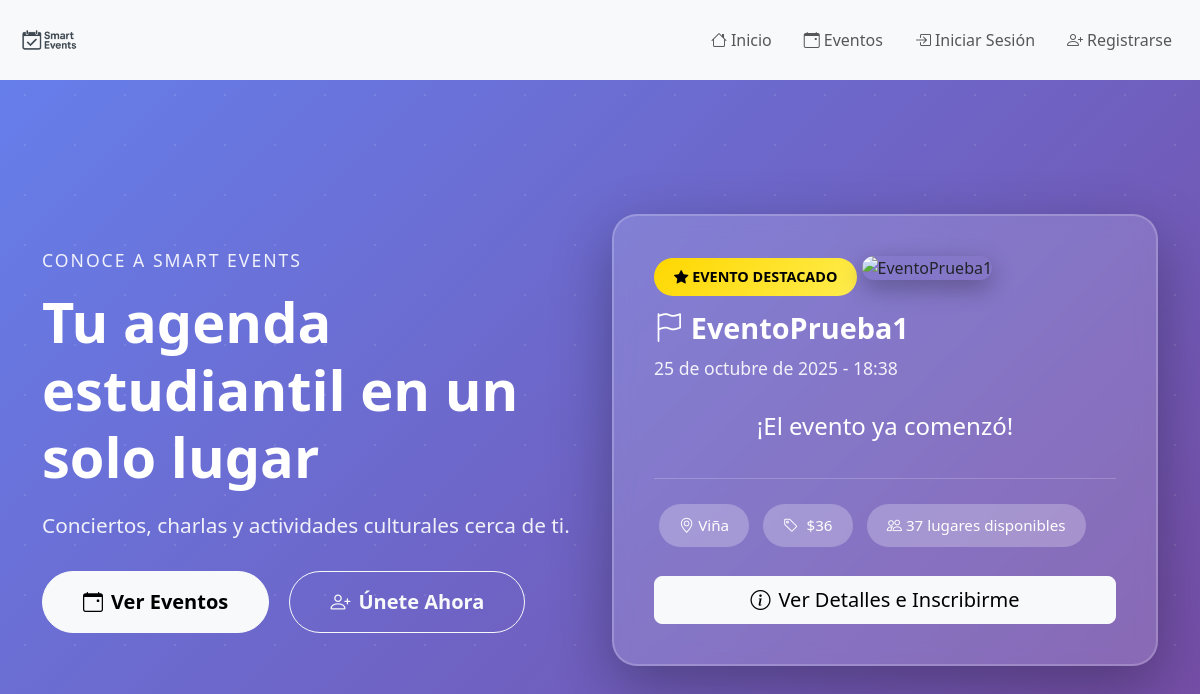
The page / on the database its author committed.
### events/models.py (models this page shows, shortened)
class Event(models.Model):
  event_name = models.CharField("Name of the event",max_length=254)
  pub_date = models.DateTimeField("Date published")
  event_date = models.DateField("Event date")
  starts_at = models.TimeField("Start time of event")
  ends_at = models.TimeField("End time of event")
  location = models.CharField(max_length=254)
  description = models.CharField(max_length=254)
  price = models.IntegerField()
  capacity = models.PositiveIntegerField(
    null=True, blank=True,
    help_text="Deja en blanco para capacidad ilimitada."
  )
  attendees = models.ManyToManyField(
    settings.AUTH_USER_MODEL,
    related_name='events_attending',
    blank=True
  )
  is_featured = models.BooleanField(
    "Evento Destacado",
    default=False,
    help_text="Solo puede haber un evento destacado a la vez"
  )
  image_base64 = models.TextField(
    "Imagen del Evento",
    blank=True,
    null=True,
    help_text="Imagen en formato base64"
  )
  @property
  def remaining_slots(self):
    if self.capacity is None:
        return None  # ilimitado
    used = self.attendees.count()
    return max(0, self.capacity - used)

### events/views.py (the view)
# urls.py: 2. Add a URL to urlpatterns:  path('', views.home, name='home')
def home(request):
    featured_event = Event.objects.filter(is_featured=True).first()
    return render(request, 'events/main.html', {'featured_event': featured_event})

### events/templates/events/main.html (shortened to what this page needs)
{% extends 'base.html' %}
{% load static %}
{% block content %}
<div class="container-fluid hero-size bg">
  <div class="container">
    <div class="row align-items-center h-100">
      <div class="col-lg-6 col-md-12 hero-content text-center text-lg-start">
        <p class="hero-subtitle">Conoce a Smart Events</p>
        <h1 class="hero-title text-white">Tu agenda estudiantil en un solo lugar</h1>
        <p class="hero-description">Conciertos, charlas y actividades culturales cerca de ti.</p>
        <div class="hero-buttons">
          <a href="{% url 'index' %}" class="btn btn-light btn-lg me-lg-3 mb-2 mb-lg-0">
            <i class="bi bi-calendar-event me-2"></i>Ver Eventos
          </a>
          {% if user.is_authenticated %}
            <a href="{% url 'profile' %}" class="btn btn-outline-light btn-lg">
              <i class="bi bi-person-circle me-2"></i>Mi Perfil
            </a>
          {% else %}
            <a href="{% url 'signup' %}" class="btn btn-outline-light btn-lg">
              <i class="bi bi-person-plus me-2"></i>Únete Ahora
            </a>
          {% endif %}
        </div>
      </div>
      <div class="col-lg-6 col-md-12 hero-content mt-4 mt-lg-0">
        {% if featured_event %}
          <div class="countdown-container">
            <div class="featured-badge-main">
              <i class="bi bi-star-fill"></i> EVENTO DESTACADO
            </div>
            {% if featured_event.image_base64 %}
              <img src="{{ featured_event.image_base64 }}" alt="{{ featured_event.event_name }}" class="event-image-main">
            {% endif %}
            <h3 class="countdown-title">
              <i class="bi bi-flag me-2"></i>{{ featured_event.event_name }}
            </h3>
            <p class="event-subtitle">
              {{ featured_event.event_date|date:"d \d\e F \d\e Y" }} - {{ featured_event.starts_at|time:"H:i" }}
            </p>
            <div class="countdown-timer" id="countdown">
            </div>
            <div class="event-details">
              <div class="event-info-badge">
                <i class="bi bi-geo-alt me-1"></i>{{ featured_event.location }}
              </div>
              <div class="event-info-badge">
                <i class="bi bi-tag me-1"></i>
                {% if featured_event.price == 0 %}
                  ¡Gratis!
                {% else %}
                  ${{ featured_event.price }}
                {% endif %}
              </div>
              {% if featured_event.capacity %}
                <div class="event-info-badge">
                  <i class="bi bi-people me-1"></i>{{ featured_event.remaining_slots }} lugares disponibles
                </div>
              {% endif %}
            </div>
            <div class="mt-4">
              <a href="{% url 'event_detail' featured_event.id %}" class="btn btn-light btn-lg w-100">
                <i class="bi bi-info-circle me-2"></i>Ver Detalles e Inscribirme
              </a>
            </div>
          </div>
        {% endif %}
      </div>
    </div>
  </div>
</div>
{% endblock %}

### events/templates/events/main.html (style rules this page uses)
.hero-size { min-height: calc(100vh - 80px); display: flex; align-items: center; padding: 60px 0; }
.bg { background: linear-gradient(135deg, #667eea 0%, #764ba2 100%); position: relative; overflow: hidden; }
.bg::before { content: ''; position: absolute; width: 200%; height: 200%; background: radial-gradient(circle, rgba(255,255,255,0.1) 1px, transparent 1px); background-size: 50px 50px; animation: float 20s linear infinite; }
.hero-content { position: relative; z-index: 2; }
.hero-subtitle { color: rgba(255, 255, 255, 0.9); font-size: 1.1rem; font-weight: 500; margin-bottom: 15px; text-transform: uppercase; letter-spacing: 2px; }
.hero-title { font-size: 3.5rem; font-weight: 800; color: white; margin-bottom: 20px; line-height: 1.2; }
.hero-description { font-size: 1.3rem; color: rgba(255, 255, 255, 0.9); margin-bottom: 30px; }
.hero-buttons .btn { padding: 15px 40px; font-weight: 600; border-radius: 50px; transition: all 0.3s ease; }
.countdown-container { background: rgba(255, 255, 255, 0.15); backdrop-filter: blur(10px); border-radius: 25px; padding: 40px; border: 2px solid rgba(255, 255, 255, 0.2); box-shadow: 0 20px 60px rgba(0, 0, 0, 0.3); }
.countdown-title { color: white; font-size: 1.8rem; font-weight: 700; margin-bottom: 10px; }
.event-subtitle { color: rgba(255, 255, 255, 0.9); font-size: 1.1rem; margin-bottom: 25px; }
.countdown-timer { display: flex; justify-content: space-around; gap: 15px; margin: 30px 0; }
.event-details { margin-top: 25px; padding-top: 20px; border-top: 1px solid rgba(255, 255, 255, 0.2); }
.event-info-badge { display: inline-block; background: rgba(255, 255, 255, 0.25); padding: 10px 20px; border-radius: 25px; margin: 5px; color: white; font-size: 0.95rem; }
.featured-badge-main { display: inline-block; background: linear-gradient(135deg, #ffd700, #ffed4e); color: #000; padding: 8px 20px; border-radius: 25px; font-weight: bold; font-size: 0.9rem; margin-bottom: 15px; }
.event-image-main { width: 100%; max-height: 300px; object-fit: cover; border-radius: 15px; margin-bottom: 20px; box-shadow: 0 8px 24px rgba(0, 0, 0, 0.3); }

### rows shown on the page
Event: event_name "EventoPrueba1", event_date "25 de octubre de 2025", starts_at "18:38", location "Viña", price "36", remaining_slots "37"
